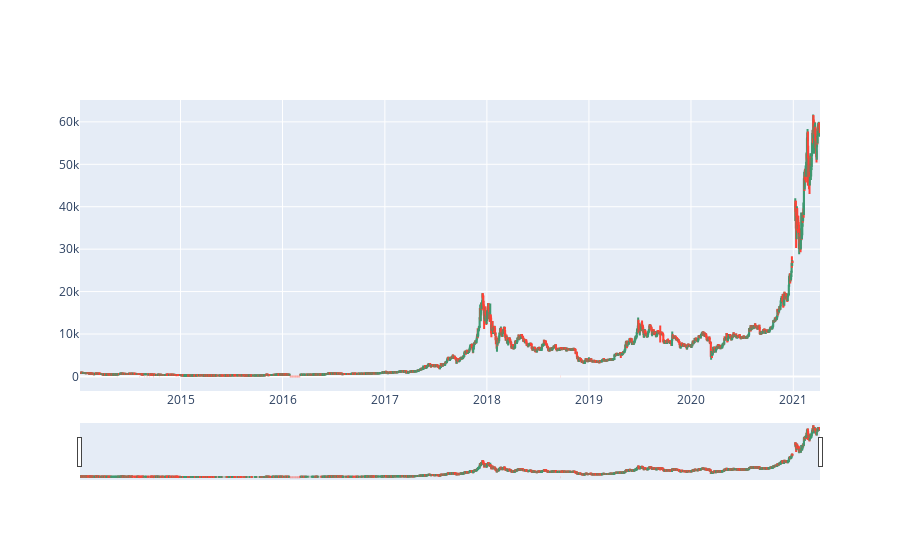

The notebook cell this image was saved under:
### Code cell
fig = go.Figure(data=[go.Candlestick(x=df_sample_quandl_kraken.index,
                open=df_sample_quandl_kraken['Open'],
                high=df_sample_quandl_kraken['High'],
                low=df_sample_quandl_kraken['Low'],
                close=df_sample_quandl_kraken['Close'])])
fig.show()

### Figure 1 — Plotly figure (JSON) as saved in the notebook; plotly's stock layout.template omitted (floating-point values rounded to 4 significant figures; data arrays with more than 128 entries replaced by an {"elided": "..."} marker saying what was removed)
{"data": [{"close": {"elided": "2638 float values"}, "high": {"elided": "2638 float values"}, "low": {"elided": "2638 float values"}, "open": {"elided": "2638 float values"}, "type": "candlestick", "x": {"elided": "2638 str values"}}], "layout": {}}
